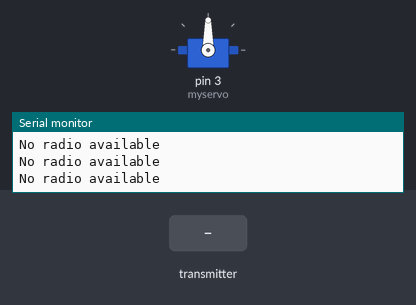
Recording of a sketch running on a simulated Arduino Uno, built with avr-gcc and run on an emulated ATmega328P. Shown: servo, the last lines printed to the serial monitor. Inputs (shaded band) come from the test bench. No radio packets arrive unless stated.

Above: at 1.2 s.
1.3 s: the transmitter starts sending msg.0 = 0
At 1.8 s:
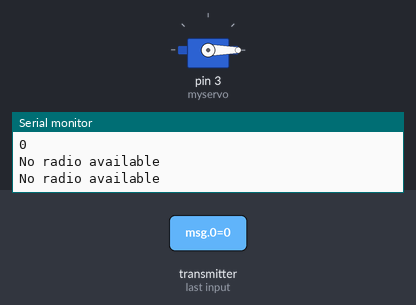
2.8 s: the transmitter starts sending msg.0 = 1
At 3.2 s:
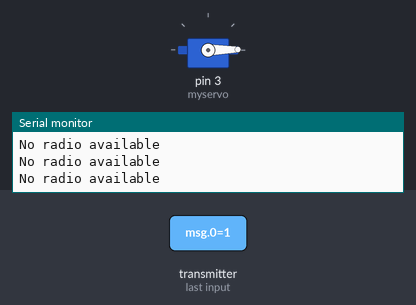
Timing chart, 0 to 5.8 s (numbered marks = the images above; inputs shaded):
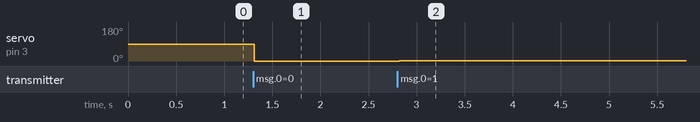

Measured:
- after the input at 1.3 s, servo on pin 3 (myservo): 90° → 0° at once
- after the input at 2.8 s, servo on pin 3 (myservo): 0° → 1° at once

The sketch:

NRFbasic.ino
```cpp
// Receiver usb1

#include <SPI.h>
#include "nRF24L01.h"
#include "RF24.h"
#include <Servo.h>

int msg[1];
bool done =false;
RF24 radio(9,10);
const uint64_t pipe = 0xE8E8F0F0E1LL;
Servo myservo;

void setup(void){
   Serial.begin(9600);
   radio.begin();
   radio.openReadingPipe(1,pipe);
   radio.startListening();
   myservo.attach(3);

}

void loop(void){
   if (radio.available()){
      done = radio.read(msg, 1);
      myservo.write(msg[0]);
      Serial.println(msg[0]);
   }
   else{
    Serial.println("No radio available");
   }
}
```
